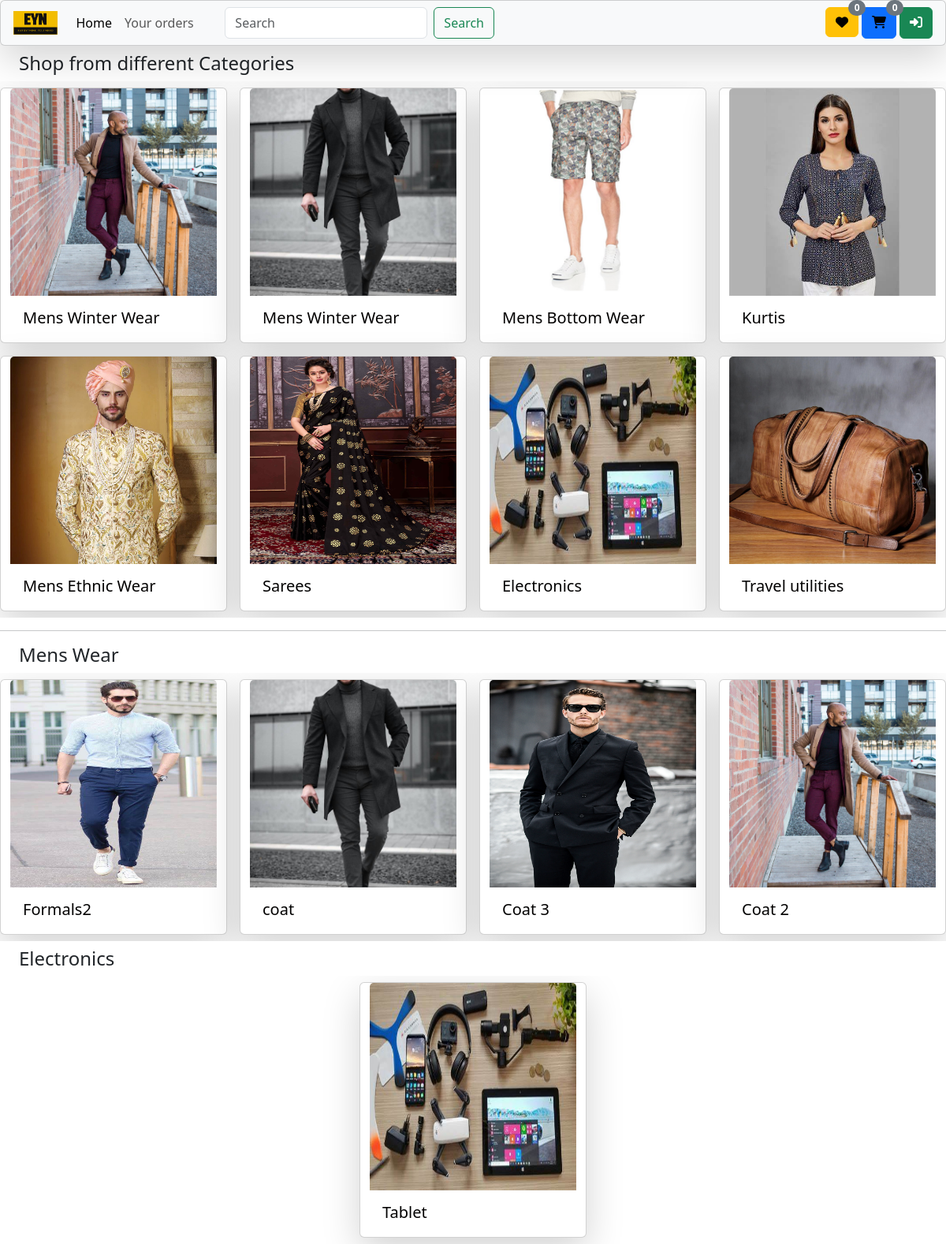
The page / on the database its author committed.
### home/models.py (models this page shows, shortened)
class BaseModel(models.Model):
    product_uuid = models.UUIDField(default=uuid.uuid4, editable=False, primary_key=True )
    created_at = models.DateField(auto_now_add=True)
    updated_at = models.DateField(auto_now_add=True)
    class Meta:
        abstract = True

class products(BaseModel):
    product_category = models.CharField(max_length=100)
    product_image = models.ImageField(upload_to="products", null=True, blank=True)
    product_image1 = models.ImageField(upload_to="products", null=True, blank=True)
    product_image2 = models.ImageField(upload_to="products", null=True, blank=True)
    product_name = models.CharField(max_length=100)
    real_price = models.IntegerField(default=1)
    discounted_price = models.IntegerField(default=1)
    product_description = models.TextField()
    size = models.CharField(max_length=100, default="medium")

### home/views.py (the view)
# urls.py: path('', home_page, name="home"),
def home_page(request):
    user = request.user
    product = products.objects.all()
    if request.GET.get('search'):
        search = request.GET.get('search')
        product = product.filter(
            Q(product_name__icontains = search) |
            Q(product_category__icontains = search)
        )
    items = products.objects.all()
    items = items[:8]
    mens_Winter_Wear = products.objects.filter(product_category = "Mens Winter Wear")
    mens_Winter_Wear = sample(list(mens_Winter_Wear), min(4, len(mens_Winter_Wear)))
    electronics = products.objects.filter(product_category = "Electronics")
    electronics = sample(list(electronics), min(4, len(electronics)))
    length = 0
    w_length = 0
    if user.is_authenticated:
        length = len(cart_items.objects.filter(cart__user=user, cart__is_paid=False))
        w_length = len(wishlist.objects.filter(user=user))
    searched = False
    if request.GET.get('search'):
        searched = True
        paginator = Paginator(product, 4)  # Show 25 contacts per page.
        page_number = request.GET.get("page", 1)
        page_obj = paginator.get_page(page_number)
        context={"products":page_obj, "search":search, "searched":searched , "items":items, "mens":mens_Winter_Wear, "length":length,"w_length":w_length, "user":user}
    else:
        context={"items":items, "mens":mens_Winter_Wear, "electronics":electronics, "length":length,"w_length":w_length, "user":user}
    return render(request, 'home.html', context)

### home/templates/home.html (shortened to what this page needs)
{% load static %}
<!DOCTYPE html>
<html lang="en">
<head>
  <link
      href="https://cdn.jsdelivr.net/npm/bootstrap@5.3.2/dist/css/bootstrap.min.css"
      rel="stylesheet"
    />
    <link
      href="https://cdnjs.cloudflare.com/ajax/libs/font-awesome/4.3.0/css/font-awesome.css"
      rel="stylesheet"
      type="text/css"
    />
  <link rel="stylesheet" href="{% static 'style.css' %}">
</head>
<body>
  <nav class="navbar navbar-expand-lg p-1 bg-body-tertiary fixed-top card shadow-lg">
    <div class="container-fluid">
      <a class="navbar-brand fs-4" href="/"><img src="/media/logo/EYN_edited.png" alt="..." style="height: 30px; margin-bottom: 4px;"></a>
        </div></a>
      <div class="sidebar offcanvas offcanvas-start" tabindex="-1" id="offcanvasNavbar" aria-labelledby="offcanvasNavbarLabel">
        <div class="offcanvas-body">
          <ul class="navbar-nav flex-grow-1 pe-3">
            <li class="nav-item">
              <a class="nav-link active" aria-current="page" href="/">Home</a>
            </li>
            <li class="nav-item">
              <a class="nav-link" href="/orders/">Your orders</a>
            </li>
          </ul>
          <form class="d-flex" role="search">
            <input class="form-control me-2" type="search" name="search" placeholder="Search" aria-label="Search">
            <button class="btn btn-outline-success" type="submit">Search</button>
          </form>
          <a href="/wishlist/"><div class="btn btn-warning icon1"><i class="fa-solid fa-heart"></i><span class="wishlist badge text-bg-secondary rounded-pill">{{w_length}}</span></div></a>
        <a href="/cart/"><div class="btn btn-primary mx-1"><i class="fa-solid fa-cart-shopping"></i>
          <span class="wishlist badge text-bg-secondary rounded-pill">{{length}}</span></a></div></a>
        {% if user.is_authenticated %}
        <a class="btn btn-danger mx-2" href="/logout/"><i class="fa-solid fa-right-from-bracket"></i></a>
        {% else %}
          <a class="btn btn-success" href="/login/"><i class="fa-solid fa-right-to-bracket"></i></a>
        {% endif %}
        </div>
  </nav>
  {% if searched %}
    <h4 class="mx-4 mb-3" style="
    margin-top: 66px;
  ">Search Results</h4>
  <div class="d-flex o-hide " style="justify-content: center;
">
    <div class="row d-flex" style="justify-content: center;">
    {% for product in products %}
    <div class="card p_card mx-1 my-2 products-media">
    <a href="/product/{{product.product_uuid}}"><img src="/media/{{product.product_image}}" class="card-img-top" alt="...">
        <div class="card-body">
            <h5 class="card-title">{{product.product_name}}</h5>
            <div class="d-flex">
              <p class="card-text">₹{{product.discounted_price}}\-</p>
              <strike><p class="card-text mx-2">{{product.real_price}}\-</p></strike>
            </div>
            <a href="/product/{{product.product_uuid}}" class="btn btn-warning bigCard d-flex" style="justify-content: center;">View</a>
        </div></a>
    </div>
  {% endfor %}
  </div>
  </div>
  <div class="d-flex" style="justify-content: center;">
    <div class="pagination">
      <span class="step-links">
          {% if products.has_previous %}
              <a class="btn btn-outline-success my-2" href="?search={{ search }}&page=1">&laquo; first</a>
              <a class="btn btn-outline-success my-2" href="?search={{ search }}&page={{ products.previous_page_number }}">previous</a>
          {% endif %}
          <span class="current">
              Page {{ products.number }} of {{ products.paginator.num_pages }}.
          </span>
          {% if products.has_next %}
              <a class="btn btn-outline-success my-2" href="?search={{ search }}&page={{ products.next_page_number }}">next</a>
              <a class="btn btn-outline-success my-2" href="?search={{ search }}&page={{ products.paginator.num_pages }}">last &raquo;</a>
          {% endif %}
      </span>
  </div>
</div>
  {% else %}
  <h4 class="mx-4" style="
  margin-top: 66px;
">Shop from different Categories</h4>
  <div class="d-flex o-hide" style="justify-content: center;">
    <div class="row d-flex" style="justify-content: center;">
    {% for item in items %}
    <div class="card c-media bigCard shadow-lg mx-2 my-2 d-flex"  >
      <a href="/products/{{item.product_category}}"><img src="/media/{{item.product_image}}" class="card-img-top" alt="..." >
      <div class="card-body">
        <h5 class="card-title">{{item.product_category}}</h5></a>
      </div>
    </div>
    {% endfor %}
<hr>
  <h4 class="my-2 mx-4">Mens Wear</h4>
  <div class="d-flex o-hide"style="justify-content: center;">
    <div class="row d-flex" style="justify-content: center;">
    {% for men in mens %}
    <div class="card c-media bigCard shadow-lg mx-2 my-2 d-flex">
      <a href="/product/{{men.product_uuid}}"><img src="/media/{{men.product_image}}" class="card-img-top" alt="...">
      <div class="card-body">
        <h5 class="card-title">{{men.product_name}}</h5>
      </div></a>
    </div>
    {% endfor %}
    </div>
  </div>
  <h4 class="my-2 mx-4">Electronics</h4>
  <div class="d-flex o-hide"style="justify-content: center;">
    <div class="row d-flex" style="justify-content: center;">
    {% for men in electronics %}
    <div class="card c-media bigCard shadow-lg mx-2 my-2 d-flex">
      <a href="/product/{{men.product_uuid}}"><img src="/media/{{men.product_image}}" class="card-img-top" alt="...">
      <div class="card-body">
        <h5 class="card-title">{{men.product_name}}</h5>
      </div></a>
    </div>
    {% endfor %}
    </div>
  </div>
  {% endif %}
</body>
</html>

### static/style.css (style rules this page uses)
.icon1 { margin-left: 420px; }
.bigCard { transition: 0.5s; }
.o-hide { overflow: hidden; }
.c-media { width: 18rem; height: 324px; }
.c-media img { height: 263px; }
a { color: #020101; text-decoration: none; }
.wishlist.badge { position: absolute; top: -1px; }

### rows shown on the page
products: product_image (picture), product_category "Mens Winter Wear", product_name "Coat 2"
products: product_image (picture), product_category "Mens Winter Wear", product_name "coat"
products: product_image (picture), product_category "Mens Bottom Wear"
products: product_image (picture), product_category "Kurtis"
products: product_image (picture), product_category "Mens Ethnic Wear"
products: product_image (picture), product_category "Sarees"
products: product_image (picture), product_category "Electronics", product_name "Tablet"
products: product_image (picture), product_category "Travel utilities"
products: product_image (picture), product_name "Formals2"
products: product_image (picture), product_name "Coat 3"

### other values the page prints
{{ w_length }} "0"
{{ length }} "0"
